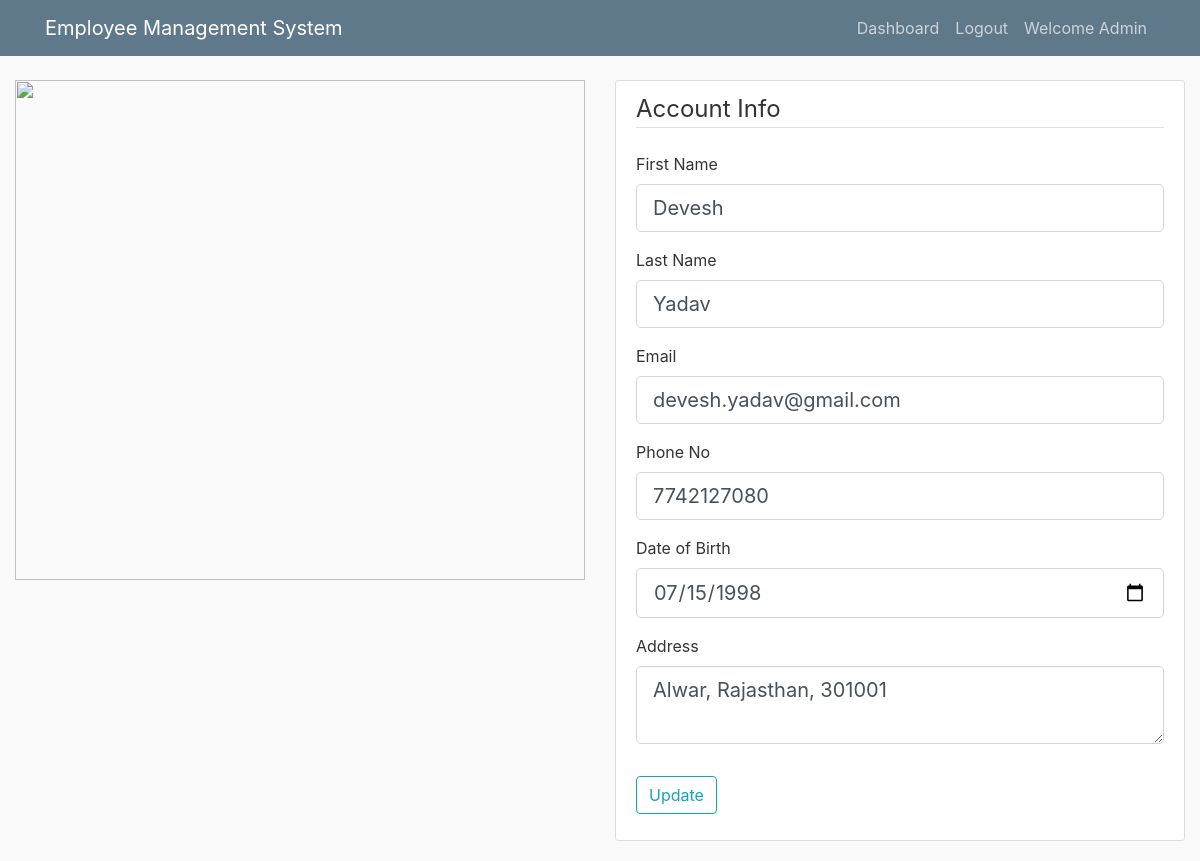
The app's page /employees/edit/8 (signed in) with its own data.
### assignment/models.py (models this page shows, shortened)
class Employees(db.Model, UserMixin):
    id = db.Column(db.Integer, primary_key=True, autoincrement=True)
    first_name = db.Column(db.String(20), nullable=False)
    last_name = db.Column(db.String(20), nullable=False)
    email = db.Column(db.String(120), unique=True, nullable=False)
    phone_no = db.Column(db.Integer, unique=True, nullable=False)
    date_of_birth = db.Column(db.Date, nullable=False)
    address = db.Column(db.Text, nullable=False)
    password = db.Column(db.String(60), nullable=False)
    is_admin = db.Column(db.Boolean, default=False)

### assignment/routes.py (the view)
@app.route('/employees/edit/<int:id>', methods=['GET', 'POST'])
@login_required
def edit_employee(id):
    check_admin()
    if not current_user.is_admin:
        login_user()
    add_employee = False
    user = Employees.query.get_or_404(id)
    form = UpdateAccountForm()
    if form.validate_on_submit():
        user.first_name = form.first_name.data
        user.last_name = form.last_name.data
        if user.email != form.email.data:
            flash("Email can't be changed", 'info')
            return redirect(url_for('list_employees'))
        if user.phone_no != form.phone_no.data:
            flash("Phone No can't be changed", 'info')
            return redirect(url_for('list_employees'))
        user.date_of_birth = form.date_of_birth.data
        user.address = form.address.data
        db.session.commit()
        app.logger.info(f"Admin edited an employee with id = {id}")
        flash('Account has been updated!', 'success')
        return redirect(url_for('list_employees'))
    elif request.method == 'GET':
        form.first_name.data = user.first_name
        form.last_name.data = user.last_name
        form.email.data = user.email
        form.phone_no.data = user.phone_no
        form.date_of_birth.data = user.date_of_birth
        form.address.data = user.address
    return render_template('update_employee.html', action="Edit", add_employee=add_employee, title='Update Account',
                           user=user, form=form)

### assignment/forms.py
class UpdateAccountForm(FlaskForm):
    first_name = StringField('First Name',
                             validators=[DataRequired(), Length(min=2, max=20)])
    last_name = StringField('Last Name',
                            validators=[DataRequired(), Length(min=2, max=20)])
    email = StringField('Email',
                        validators=[DataRequired(), Email()])
    phone_no = IntegerField('Phone No', validators=[DataRequired()])
    date_of_birth = DateField('Date of Birth', validators=[DataRequired()])
    address = TextAreaField('Address',
                            validators=[DataRequired(), Length(max=120)])
    submit = SubmitField('Update')

### assignment/models.py (called while the page is built)
@login_manager.user_loader
def load_user(user_id):
    return Employees.query.get(int(user_id))

### assignment/routes.py (called while the page is built)
def check_admin():
    if not current_user.is_admin:
        abort(403)

### assignment/templates/update_employee.html (shortened to what this page needs)
{% extends "layout.html" %}
{% block content %}
    <div class="content-section">
        <form method="POST" action="" enctype="multipart/form-data">
            <fieldset class="form-group">
                <legend class="border-bottom mb-4">Account Info</legend>
                <div class="form-group">
                    {{ form.first_name.label(class="form-control-label") }}
                    {% if form.first_name.errors %}
                        {{ form.first_name(class="form-control form-control-lg is-invalid") }}
                        <div class="invalid-feedback">
                            {% for error in form.first_name.errors %}
                                <span>{{ error }}</span>
                            {% endfor %}
                        </div>
                    {% else %}
                        {{ form.first_name(class="form-control form-control-lg") }}
                    {% endif %}
                </div>
                <div class="form-group">
                    {{ form.last_name.label(class="form-control-label") }}
                    {% if form.last_name.errors %}
                        {{ form.first_name(class="form-control form-control-lg is-invalid") }}
                        <div class="invalid-feedback">
                            {% for error in form.last_name.errors %}
                                <span>{{ error }}</span>
                            {% endfor %}
                        </div>
                    {% else %}
                        {{ form.last_name(class="form-control form-control-lg") }}
                    {% endif %}
                </div>
                <div class="form-group">
                    {{ form.email.label(class="form-control-label") }}
                    {% if form.email.errors %}
                        {{ form.email(class="form-control form-control-lg is-invalid") }}
                        <div class="invalid-feedback">
                            {% for error in form.email.errors %}
                                <span>{{ error }}</span>
                            {% endfor %}
                        </div>
                    {% else %}
                        {{ form.email(class="form-control form-control-lg") }}
                    {% endif %}
                </div>
                <div class="form-group">
                    {{ form.phone_no.label(class="form-control-label") }}
                    {% if form.phone_no.errors %}
                        {{ form.phone_no(class="form-control form-control-lg is-invalid") }}
                        <div class="invalid-feedback">
                            {% for error in form.phone_no.errors %}
                                <span>{{ error }}</span>
                            {% endfor %}
                        </div>
                    {% else %}
                        {{ form.phone_no(class="form-control form-control-lg") }}
                    {% endif %}
                </div>
                <div class="form-group">
                    {{ form.date_of_birth.label(class="form-control-label") }}
                    {% if form.date_of_birth.errors %}
                        {{ form.date_of_birth(class="form-control form-control-lg is-invalid") }}
                        <div class="invalid-feedback">
                            {% for error in form.date_of_birth.errors %}
                                <span>{{ error }}</span>
                            {% endfor %}
                        </div>
                    {% else %}
                        {{ form.date_of_birth(class="form-control form-control-lg") }}
                    {% endif %}
                </div>
                <div class="form-group">
                    {{ form.address.label(class="form-control-label") }}
                    {% if form.address.errors %}
                        {{ form.address(class="form-control form-control-lg is-invalid") }}
                        <div class="invalid-feedback">
                            {% for error in form.address.errors %}
                                <span>{{ error }}</span>
                            {% endfor %}
                        </div>
                    {% else %}
                        {{ form.address(class="form-control form-control-lg") }}
                    {% endif %}
                </div>
            </fieldset>
            <div class="form-group">
                {{ form.submit(class="btn btn-outline-info") }}
            </div>
        </form>
    </div>
{% endblock content %}

### assignment/templates/layout.html (shortened to what this page needs)
<!DOCTYPE html>
<html>
<head>
    <link rel="stylesheet" href="https://maxcdn.bootstrapcdn.com/bootstrap/4.0.0/css/bootstrap.min.css">
    <link rel="stylesheet" type="text/css" href="{{ url_for('static', filename='main.css') }}">
</head>
<body>
    <header class="site-header">
      <nav class="navbar navbar-expand-md navbar-dark bg-steel fixed-top">
        <div class="container">
          <a class="navbar-brand mr-4" href="/">Employee Management System</a>
          <div class="collapse navbar-collapse" id="navbarToggle">
            <div class="navbar-nav">
                <ul class="nav navbar-nav navbar-right">
                  {% if current_user.is_authenticated %} {% if current_user.is_admin %}
                        <li><a class="nav-item nav-link" href="{{ url_for('admin_dashboard') }}">Dashboard</a></li>
                     {% else %}
                    <a class="nav-item nav-link" href="{{ url_for('dashboard') }}">Home</a>
                    <li><a class="nav-item nav-link" href="{{ url_for('account') }}">My Profile</a></li>
                    <li><a class="nav-item nav-link" href="{{ url_for('change_password') }}">Change Password</a></li>
                    {% endif %}
                    <li><a class="nav-item nav-link" href="{{ url_for('logout') }}">Logout</a></li>
                    <a class="nav-link"  tabindex="-1" aria-disabled="true">Welcome {{ current_user.first_name}}</a>
                  {% else %}
                    <a class="nav-item nav-link" href="{{ url_for('login') }}">Login</a>
                    <a class="nav-item nav-link" href="{{ url_for('register') }}">Register</a>
                  {% endif %}
                </ul>
            </div>
          </div>
        </div>
      </nav>
    </header>
    <main role="main" class="container-fluid ">
      <div class="row">
          <div class="col-md-6">
                  <img src="../../static/intro-bg.jpg" class="img-responsive" width="100%" height="500px">
          </div>
          <div class="col-md-6">
          {% block content %} {% endblock %}
        </div>
      </div>
    </main>
</body>
</html>

### assignment/static/main.css (style rules this page uses)
body { background: #fafafa; color: #333333; margin-top: 5rem; }
.bg-steel { background-color: #5f788a; }
.site-header .navbar-nav .nav-link { color: #cbd5db; }
.content-section { background: #ffffff; padding: 10px 20px; border: 1px solid #dddddd; border-radius: 3px; margin-bottom: 20px; }

### records on screen
Employees: first_name "Admin"
Employees: first_name "Devesh", last_name "Yadav", email "devesh.yadav@gmail.com", phone_no "7742127080", date_of_birth "07/15/1998", address "Alwar, Rajasthan, 301001"
